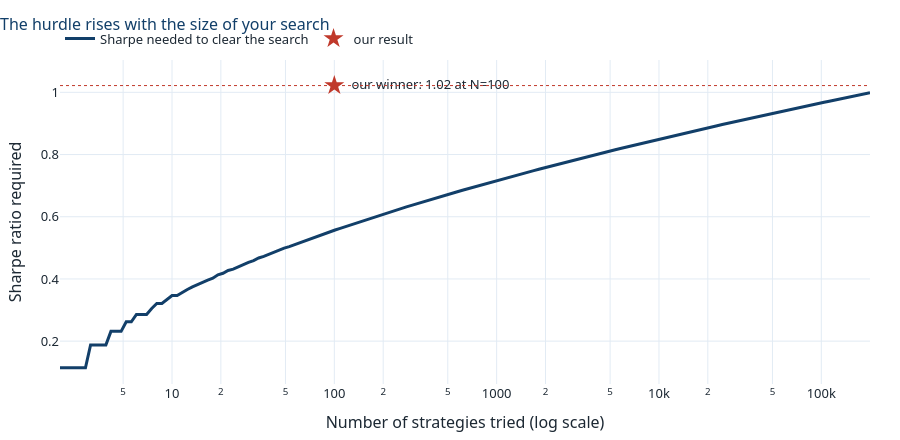

The cell this chart's notebook holds for it:
### Code cell
n_axis = np.logspace(0.31, 5.3, 160)
hurdle_curve = [a.expected_max_sharpe(n, sd_trials) for n in n_axis]

fig = go.Figure()
fig.add_trace(go.Scatter(x=n_axis, y=hurdle_curve, mode="lines",
                         line=dict(color=C["navy"], width=3),
                         name="Sharpe needed to clear the search"))
fig.add_trace(go.Scatter(x=[len(grid)], y=[winner.IS], mode="markers+text",
                         marker=dict(size=15, color=C["red"], symbol="star"),
                         text=[f"  our winner: {winner.IS:.2f} at N={len(grid)}"],
                         textposition="middle right", name="our result"))
fig.add_hline(y=winner.IS, line=dict(color=C["red"], width=1, dash="dot"))
fig.update_xaxes(title="Number of strategies tried (log scale)", type="log")
fig.update_yaxes(title="Sharpe ratio required")
style(fig, height=440,
      title="The hurdle rises with the size of your search")
fig.show()

### Figure 1 — Plotly figure (JSON) as saved in the notebook; plotly's stock layout.template omitted (floating-point values rounded to 4 significant figures; data arrays with more than 128 entries replaced by an {"elided": "..."} marker saying what was removed)
{"data": [{"line": {"color": "#123F69", "width": 3}, "mode": "lines", "name": "Sharpe needed to clear the search", "type": "scatter", "x": {"elided": "160 float values"}, "y": {"elided": "160 float values"}}, {"marker": {"color": "#C0392B", "size": 15, "symbol": "star"}, "mode": "markers+text", "name": "our result", "text": ["  our winner: 1.02 at N=100"], "textposition": "middle right", "type": "scatter", "x": [100], "y": [1.022]}], "layout": {"colorway": ["#123F69", "#C0392B", "#2E8B6B", "#E8A33D", "#2E7EBB", "#7A8994"], "font": {"color": "#1C2833", "family": "Segoe UI, Helvetica, Arial, sans-serif", "size": 13}, "height": 440, "hoverlabel": {"font": {"size": 12}}, "legend": {"orientation": "h", "x": 0, "xanchor": "left", "y": 1.02, "yanchor": "bottom"}, "margin": {"b": 50, "l": 60, "r": 30, "t": 60}, "shapes": [{"line": {"color": "#C0392B", "dash": "dot", "width": 1}, "type": "line", "x0": 0, "x1": 1, "xref": "x domain", "y0": 1.022, "y1": 1.022, "yref": "y"}], "title": {"font": {"color": "#123F69", "size": 16}, "text": "The hurdle rises with the size of your search", "x": 0, "xanchor": "left"}, "xaxis": {"gridcolor": "#E2EBF4", "showgrid": true, "title": {"text": "Number of strategies tried (log scale)"}, "type": "log", "zeroline": false}, "yaxis": {"gridcolor": "#E2EBF4", "showgrid": true, "title": {"text": "Sharpe ratio required"}, "zeroline": false}}}
